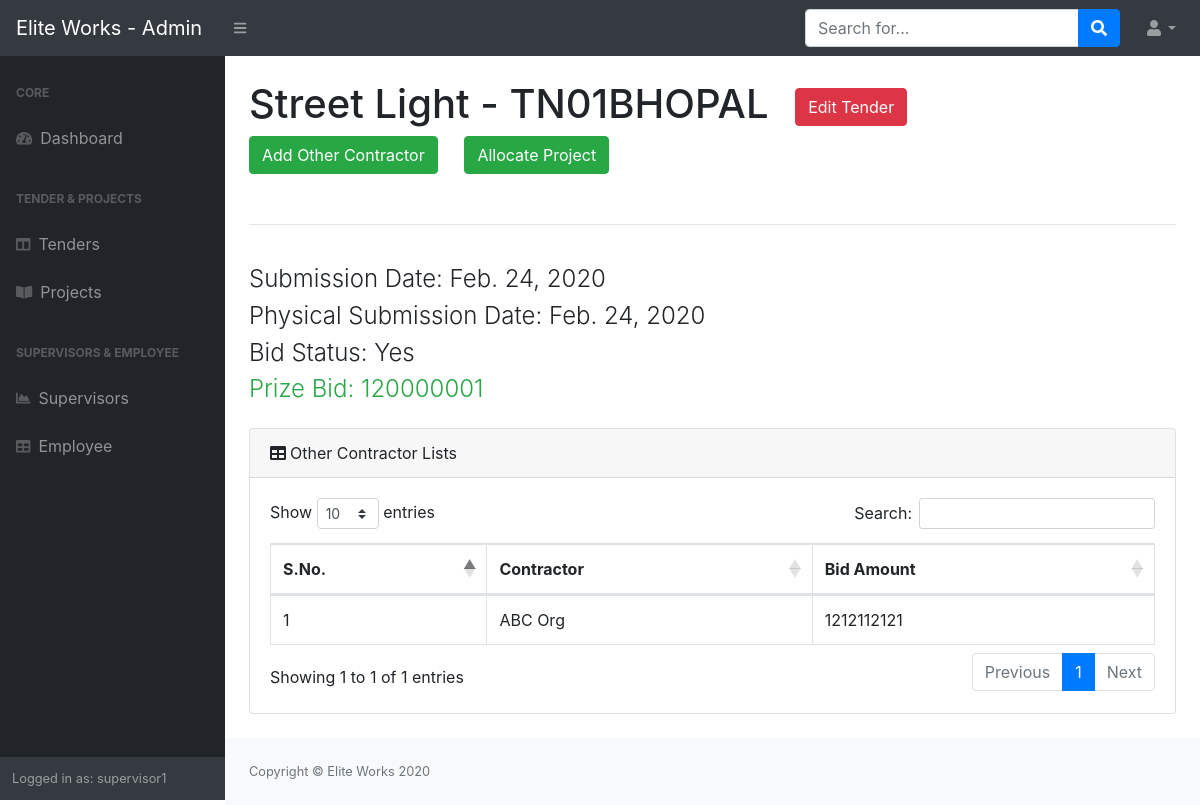
/tender/7/ (signed in), run on the app's committed database.
### projects/models.py (models this page shows, shortened)
class Tender(models.Model):
    tender_number = models.CharField('Tender Number',max_length=500)
    tender_name = models.CharField('Name of Work',max_length=500)
    tender_submission_date = models.DateField('Tender Submission Date',default=timezone.now)
    tender_purchase_reciept = models.FileField('Tender Purchase Reciept')
    tender_confirmation_reciept = models.FileField('Tender Confirmation Reciept')
    physical_submission_date = models.DateField('Physical Submission Date',default=timezone.now)
    tech_bid_opening_date = models.DateField('Technical Bid Opening Bid',default=timezone.now)
    Yes = 'Yes'
    No = 'No'
    status = [(Yes, 'Yes'),(No, 'No')]
    bid_status = models.CharField('Bid Status',max_length=10,choices=status,default=No)
    prize_bid = models.CharField('Prize Bid',max_length=50)
    class Meta:
        verbose_name = 'Tender Lists'
        verbose_name_plural = 'Tender Lists'

class other_contractors_bid(models.Model):
    tender = models.ForeignKey(Tender,on_delete=models.CASCADE)
    contractor_info = models.CharField('Other Contractors Information',max_length=500)
    contractor_price = models.CharField('Bid',max_length=50)
    class Meta:
        verbose_name = 'Other Contractors'
        verbose_name_plural = 'Other Contractors'

### projects/views.py (the view)
# urls.py: path('tender/<int:id>/',project_view.tender_details,name='tender_details'),
@login_required
def tender_details(request,id):
    tender_object = Tender.objects.get(id=id)
    other_contractor = other_contractors_bid.objects.filter(tender=tender_object)
    context = {
        'tender_object' : tender_object,
        'other_contractors' : other_contractor
    }
    return render(request,'projects/tender_detail.html',context)

### projects/templates/projects/tender_detail.html (shortened to what this page needs)
{% load static %}
<!DOCTYPE html>
<html lang="en">
    <head>
        <link href="{% static 'projects/css/styles.css' %}" rel="stylesheet" />
        <link href="https://cdn.datatables.net/1.10.20/css/dataTables.bootstrap4.min.css" rel="stylesheet" />
    </head>
    <body class="sb-nav-fixed">
        <nav class="sb-topnav navbar navbar-expand navbar-dark bg-dark">
            <a class="navbar-brand" href="index.html">Elite Works - Admin</a><button class="btn btn-link btn-sm order-1 order-lg-0" id="sidebarToggle" href="#"><i class="fas fa-bars"></i></button
            >
            <form class="d-none d-md-inline-block form-inline ml-auto mr-0 mr-md-3 my-2 my-md-0">
                <div class="input-group">
                    <input class="form-control" type="text" placeholder="Search for..." aria-label="Search" aria-describedby="basic-addon2" />
                    <div class="input-group-append">
                        <button class="btn btn-primary" type="button"><i class="fas fa-search"></i></button>
                    </div>
                </div>
            </form>
            <ul class="navbar-nav ml-auto ml-md-0">
                <li class="nav-item dropdown">
                    <a class="nav-link dropdown-toggle" id="userDropdown" href="#" role="button" data-toggle="dropdown" aria-haspopup="true" aria-expanded="false"><i class="fas fa-user fa-fw"></i></a>
                </li>
            </ul>
        </nav>
        <div id="layoutSidenav">
            <div id="layoutSidenav_nav">
                <nav class="sb-sidenav accordion sb-sidenav-dark" id="sidenavAccordion">
                    <div class="sb-sidenav-menu">
                        <div class="nav">
                            <div class="sb-sidenav-menu-heading">Core</div>
                            <a class="nav-link" href="/"
                                ><div class="sb-nav-link-icon"><i class="fas fa-tachometer-alt"></i></div>
                                Dashboard</a
                            >
                            <div class="sb-sidenav-menu-heading">Tender & Projects</div>
                            <a class="nav-link collapsed" href="/tender" data-target="#collapseLayouts" aria-expanded="false" aria-controls="collapseLayouts"
                                ><div class="sb-nav-link-icon"><i class="fas fa-columns"></i></div>
                                Tenders
                            </a>
                            <a class="nav-link collapsed" href="#" data-target="#collapsePages" aria-expanded="false" aria-controls="collapsePages"
                                ><div class="sb-nav-link-icon"><i class="fas fa-book-open"></i></div>
                                Projects
                            </a>
                            <div class="sb-sidenav-menu-heading">Supervisors & Employee</div>
                            <a class="nav-link" href="/supervisor"
                                ><div class="sb-nav-link-icon"><i class="fas fa-chart-area"></i></div>
                                Supervisors</a
                            ><a class="nav-link" href="/labour"
                                ><div class="sb-nav-link-icon"><i class="fas fa-table"></i></div>
                                Employee</a>
                        </div>
                    </div>
                    <div class="sb-sidenav-footer">
                        <div class="small">Logged in as:  {{request.user}}</div>
                    </div>
                </nav>
            </div>
            <div id="layoutSidenav_content">
                <main>
                    <div class="container-fluid">
                        <h1 class="mt-4 mb-5 mr-5">{{tender_object.tender_name}} - {{tender_object.tender_number}} <a href="/edit_tender/{{tender_object.id}}"><button type="button" class="ml-3 btn btn-danger mr-3">Edit Tender</button></a> <a href="/add_contractor/{{tender_object.id}}"><button type="button" class="btn btn-success mr-3">Add Other Contractor</button></a> {%if tender_object.bid_status == 'Yes' %}<a href="/add_project/{{tender_object.id}}"><button type="button" class="btn btn-success">Allocate Project</button></a>{%endif%}</h1>
                        <hr><br>
                        <h4 class="font-weight-light">Submission Date: {{tender_object.tender_submission_date}}</h4>
                        <h4 class="font-weight-light">Physical Submission Date: {{tender_object.physical_submission_date}}</h4>
                        <h4 class="font-weight-light">Bid Status: {{tender_object.bid_status}}</h4>
                        <h4 class="font-weight-light mb-4 text-success">Prize Bid: {{tender_object.prize_bid}}</h4>
                        <div class="card mb-4">
                            <div class="card-header"><i class="fas fa-table mr-1"></i>Other Contractor Lists</div>
                            <div class="card-body">
                                <div class="table-responsive">
                                    <table class="table table-bordered" id="dataTable" width="100%" cellspacing="0">
                                        <thead>
                                            <tr>
                                                <th>S.No.</th>
                                                <th>Contractor</th>
                                                <th>Bid Amount</th>
                                            </tr>
                                        </thead>
                                        <tbody>
                                            {%for contractors in other_contractors%}
                                            <tr>
                                                <td>{{forloop.counter}}</td>
                                                <td>{{contractors.contractor_info}}</td>
                                                <td>{{contractors.contractor_price}}</td>
                                            </tr>
                                            {%endfor%}
                                        </tbody>
                                    </table>
                                </div>
                            </div>
                        </div>
                    </div>
                </main>
                <footer class="py-4 bg-light mt-auto">
                    <div class="container-fluid">
                        <div class="d-flex align-items-center justify-content-between small">
                            <div class="text-muted">Copyright &copy; Elite Works 2020</div>
                        </div>
                    </div>
                </footer>
            </div>
        </div>
    </body>
</html>

### data on the page
Tender: tender_name "Street Light", tender_number "TN01BHOPAL", tender_submission_date "Feb. 24, 2020", physical_submission_date "Feb. 24, 2020", bid_status "Yes", prize_bid "120000001"
other_contractors_bid: contractor_info "ABC Org", contractor_price "1212112121"

### other printed values
{{ request.user }} "supervisor1"
